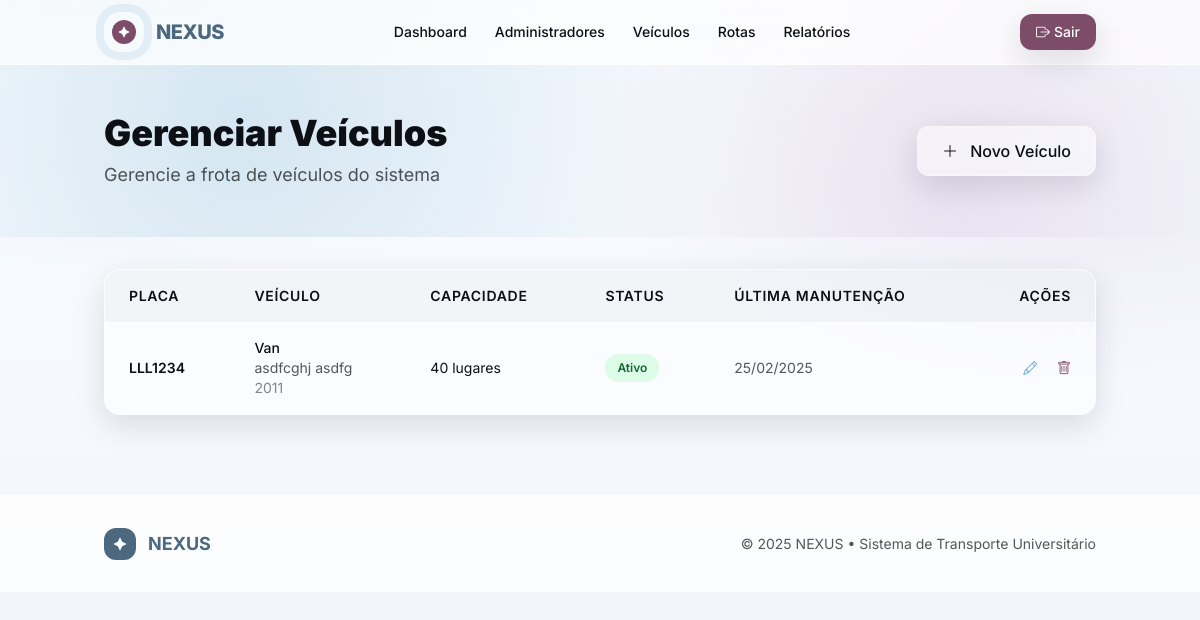
Page /manager/vehicles (signed in) on the committed database.
### tables this page shows
CREATE TABLE `vehicles` (
  `id` int(11) NOT NULL,
  `type` varchar(50) NOT NULL,
  `plate` varchar(10) NOT NULL,
  `model` varchar(50) NOT NULL,
  `brand` varchar(50) NOT NULL,
  `year` int(11) NOT NULL,
  `capacity` int(11) NOT NULL,
  `driver_id` int(11) DEFAULT NULL,
  `mileage` int(11) DEFAULT 0,
  `fuel_type` varchar(20) DEFAULT NULL,
  `status` enum('Ativo','Inativo','Em Manutenção') DEFAULT 'Ativo',
  `last_maintenance` date NOT NULL,
  `next_maintenance` date DEFAULT NULL,
  `chassis_number` varchar(17) DEFAULT NULL,
  `notes` text DEFAULT NULL,
  `active` tinyint(1) DEFAULT 1,
  `created_at` timestamp NOT NULL DEFAULT current_timestamp(),
  `updated_at` timestamp NOT NULL DEFAULT current_timestamp() ON UPDATE current_timestamp()
);

### app/controllers/VehicleController.php (called while the page is built, shortened)
<?php
require_once __DIR__ . '/../models/Vehicle.php';
class VehicleController extends BaseController {
    private $vehicle;
    public function __construct() {
        $this->vehicle = new Vehicle();
    }
    public function index() {
        $vehicles = $this->vehicle->getAll();
        require __DIR__ . '/../views/manager/vehicles/index.php';
    }
}

### index.php (called while the page is built, shortened)
<?php
require_once 'app/core/Router.php';
require_once 'app/controllers/VehicleController.php';
$router = new Router();
$router->addRoute('GET', '/', 'HomeController@about');
$router->addRoute('GET', '/home/about', 'HomeController@about');
$router->addRoute('GET', '/login', 'AuthController@login');
$router->addRoute('POST', '/login', 'AuthController@login');
$router->addRoute('GET', '/register', 'AuthController@register');
$router->addRoute('POST', '/register', 'AuthController@register');
$router->addRoute('GET', '/logout', 'AuthController@logout');
$router->addRoute('GET', '/dashboard', 'DashboardController@index');
$router->addRoute('GET', '/student/reservations', 'StudentController@reservations');
$router->addRoute('POST', '/student/reservations', 'StudentController@reservations');
$router->addRoute('POST', '/student/cancel-reservation', 'StudentController@cancelReservation');
$router->addRoute('GET', '/student/profile', 'StudentController@profile');
$router->addRoute('GET', '/student/digital-card', 'StudentController@digitalCard');
$router->addRoute('GET', '/manager/vehicles', 'VehicleController@index');
$router->addRoute('GET', '/manager/vehicles/create', 'VehicleController@create');
$router->addRoute('POST', '/manager/vehicles', 'VehicleController@store');
$router->addRoute('GET', '/manager/vehicles/edit/{id}', 'VehicleController@edit');
$router->addRoute('POST', '/manager/vehicles/update/{id}', 'VehicleController@update');
$router->addRoute('POST', '/manager/vehicles/delete/{id}', 'VehicleController@delete');
$router->addRoute('GET', '/manager/routes', 'RouteController@index');
$router->addRoute('GET', '/manager/routes/create', 'RouteController@create');
$router->addRoute('POST', '/manager/routes', 'RouteController@store');
$router->addRoute('GET', '/manager/routes/edit/{id}', 'RouteController@edit');
$router->addRoute('POST', '/manager/routes/update/{id}', 'RouteController@update');
$router->addRoute('POST', '/manager/routes/delete/{id}', 'RouteController@delete');
$router->addRoute('GET', '/manager/users', 'UserController@index');
$router->addRoute('GET', '/manager/users/create', 'UserController@create');
$router->addRoute('POST', '/manager/users', 'UserController@store');
$router->addRoute('GET', '/manager/users/edit/{id}', 'UserController@edit');
$router->addRoute('POST', '/manager/users/update/{id}', 'UserController@update');
$router->addRoute('POST', '/manager/users/delete/{id}', 'UserController@delete');
$router->addRoute('GET', '/driver/scan/checkin', 'DriverController@checkin');
$router->addRoute('POST', '/driver/scan/checkin', 'DriverController@checkin');
$router->addRoute('GET', '/driver/definition/vehicle', 'DriverController@selectVehicle');
$router->addRoute('POST', '/driver/definition/vehicle', 'DriverController@selectVehicle');
$router->addRoute('GET', '/driver/passengers', 'DriverController@passengersByRoute');
$router->addRoute('GET', '/driver/definition/routes', 'DriverController@manageRoutes');
$router->addRoute('POST', '/driver/definition/routes', 'DriverController@manageRoutes');
$router->addRoute('GET', '/driver/reports/attendance-report', 'DriverController@attendanceReport');
$router->addRoute('GET', '/driver/communication', 'DriverController@communication');
$router->addRoute('GET', '/driver/definition/profile', 'DriverController@profile');
$router->addRoute('POST', '/driver/definition/profile', 'DriverController@profile');
$router->addRoute('GET', '/driver/definition/requests', 'DriverController@requests');
$router->addRoute('POST', '/driver/definition/requests', 'DriverController@requests');
$router->addRoute('GET', '/driver/reports/import', 'DriverController@importReservations');
$router->addRoute('POST', '/driver/reports/import', 'DriverController@importReservations');
$router->addRoute('GET', '/driver/definition/return-routes', 'DriverController@setReturnRoute');
$router->addRoute('POST', '/driver/definition/return-routes', 'DriverController@setReturnRoute');
$router->addRoute('GET', '/driver/reports/export', 'DriverController@exportReports');
$router->addRoute('GET', '/student/definition/reservations', 'StudentController@reservations');
$router->addRoute('POST', '/student/definition/reservations', 'StudentController@reservations');
$router->addRoute('POST', '/student/definition/cancel-reservation', 'StudentController@cancelReservation');
$router->addRoute('GET', '/student/definition/profile', 'StudentController@profile');
$router->addRoute('POST', '/student/definition/profile', 'StudentController@profile');
$router->addRoute('GET', '/student/card/digital-card', 'StudentController@digitalCard');
$router->addRoute('GET', '/student/definition/return-routes', 'StudentController@returnRoutes');
$router->dispatch();
?>

### app/config/database.php (called while the page is built)
<?php
class DatabaseConfig {
    private static $host = 'localhost';
    private static $dbname = 'nexus';
    private static $username = 'root';
    private static $password = '';
    public static function getConnection() {
        try {
            $conn = new PDO(
                "mysql:host=" . self::$host . ";dbname=" . self::$dbname . ";charset=utf8",
                self::$username,
                self::$password,
                [
                    PDO::ATTR_ERRMODE => PDO::ERRMODE_EXCEPTION,
                    PDO::ATTR_DEFAULT_FETCH_MODE => PDO::FETCH_ASSOC
                ]
            );
            return $conn;
        } catch (PDOException $e) {
            die("Erro de conexão: " . $e->getMessage());
        }
    }
}
?>

### app/models/Vehicle.php (called while the page is built, shortened)
<?php
require_once 'Database.php';
class Vehicle extends Database {
    public function getAll() {
        $sql = "SELECT * FROM vehicles ORDER BY created_at DESC";
        try {
            $stmt = $this->executeQuery($sql);
            return $this->fetchAll($stmt);
        } catch (PDOException $e) {
            error_log("Erro ao listar veículos: " . $e->getMessage());
            return [];
        }
    }
}

### app/models/Database.php (called while the page is built, shortened)
<?php
require_once __DIR__ . '/../config/database.php';
class Database {
    protected $conn;
    public function __construct() {
        $this->conn = DatabaseConfig::getConnection();
    }
    public function executeQuery($sql, $params = []) {
        $stmt = $this->conn->prepare($sql);
        $stmt->execute($params);
        return $stmt;
    }
    public function fetchAll($stmt) {
        return $stmt->fetchAll(PDO::FETCH_ASSOC);
    }
}
?>

### app/views/manager/vehicles/index.php (the view, shortened to what this page needs)
<?php require_once __DIR__ . '/../../layouts/header.php'; ?>
<section class="gradient-hero py-12">
    <div class="container mx-auto px-4">
        <div class="flex flex-col md:flex-row justify-between items-start md:items-center gap-6">
            <div>
                <h1 class="text-3xl md:text-4xl font-black text-nexus-ink mb-2">
                    Gerenciar Veículos
                </h1>
                <p class="text-nexus-ink/70 text-lg">Gerencie a frota de veículos do sistema</p>
            </div>
            <a href="/nexus/manager/vehicles/create" class="frost px-6 py-3 rounded-xl text-nexus-ink font-medium shadow-soft hover:shadow-glow transition-all border border-white/40">
                <i class="bi bi-plus-lg mr-2"></i> Novo Veículo
            </a>
        </div>
    </div>
</section>
<main class="container mx-auto py-8 px-4">
    <div class="frost rounded-2xl shadow-soft overflow-hidden" data-aos="fade-up">
        <div class="overflow-x-auto">
            <table class="w-full">
                <thead class="bg-nexus-a/5">
                    <tr>
                        <th class="px-6 py-4 text-left text-sm font-semibold text-nexus-ink uppercase tracking-wider">
                            Placa
                        </th>
                        <th class="px-6 py-4 text-left text-sm font-semibold text-nexus-ink uppercase tracking-wider">
                            Veículo
                        </th>
                        <th class="px-6 py-4 text-left text-sm font-semibold text-nexus-ink uppercase tracking-wider">
                            Capacidade
                        </th>
                        <th class="px-6 py-4 text-left text-sm font-semibold text-nexus-ink uppercase tracking-wider">
                            Status
                        </th>
                        <th class="px-6 py-4 text-left text-sm font-semibold text-nexus-ink uppercase tracking-wider">
                            Última Manutenção
                        </th>
                        <th class="px-6 py-4 text-right text-sm font-semibold text-nexus-ink uppercase tracking-wider">
                            Ações
                        </th>
                    </tr>
                </thead>
                <tbody class="divide-y divide-nexus-ink/10">
                    <?php foreach ($vehicles as $vehicle): ?>
                    <tr class="hover:bg-nexus-b/5 transition-colors">
                        <td class="px-6 py-4 whitespace-nowrap">
                            <div class="text-sm font-semibold text-nexus-ink">
                                <?php echo htmlspecialchars($vehicle['plate']); ?>
                            </div>
                        </td>
                        <td class="px-6 py-4">
                            <div class="text-sm font-medium text-nexus-ink">
                                <?php echo htmlspecialchars($vehicle['type']); ?>
                            </div>
                            <div class="text-sm text-nexus-ink/70">
                                <?php echo htmlspecialchars($vehicle['brand'] . ' ' . $vehicle['model']); ?>
                            </div>
                            <div class="text-sm text-nexus-ink/50">
                                <?php echo htmlspecialchars($vehicle['year']); ?>
                            </div>
                        </td>
                        <td class="px-6 py-4 whitespace-nowrap">
                            <div class="text-sm text-nexus-ink">
                                <?php echo htmlspecialchars($vehicle['capacity']); ?> lugares
                            </div>
                        </td>
                        <td class="px-6 py-4 whitespace-nowrap">
                            <span class="px-3 py-1 inline-flex text-xs leading-5 font-semibold rounded-full
                                <?php
                                $statusClass = match($vehicle['status']) {
                                    'Ativo' => 'bg-green-100 text-green-800',
                                    'Em Manutenção' => 'bg-yellow-100 text-yellow-800',
                                    'Em Reparo' => 'bg-orange-100 text-orange-800',
                                    'Inativo' => 'bg-red-100 text-red-800',
                                    'Vendido' => 'bg-gray-100 text-gray-800',
                                    default => 'bg-gray-100 text-gray-800'
                                };
                                echo $statusClass;
                                ?>">
                                <?php echo htmlspecialchars($vehicle['status']);
                                ?>
                            </span>
                        </td>
                        <td class="px-6 py-4 whitespace-nowrap text-sm text-nexus-ink/70">
                            <?php echo $vehicle['last_maintenance'] ? date('d/m/Y', strtotime($vehicle['last_maintenance'])) : 'N/A'; ?>
                        </td>
                        <td class="px-6 py-4 whitespace-nowrap text-right text-sm font-medium">
                            <a href="/nexus/manager/vehicles/edit/<?php echo $vehicle['id']; ?>"
                               class="text-nexus-b hover:text-nexus-a mr-4 transition-colors" title="Editar">
                                <i class="bi bi-pencil"></i>
                            </a>
                            <button onclick="confirmDelete(<?php echo $vehicle['id']; ?>)"
                                    class="text-nexus-f hover:text-nexus-e transition-colors" title="Excluir">
                                <i class="bi bi-trash"></i>
                            </button>
                        </td>
                    </tr>
                    <?php endforeach; ?>
                </tbody>
            </table>
        </div>
    </div>
</main>
<?php require_once __DIR__ . '/../../layouts/footer.php'; ?>

### app/core/Router.php (shortened to what this page needs)
<?php
class Router {
    private $routes = [];
    public function addRoute($method, $path, $controllerAction) {
        $this->routes[] = [
            'method' => $method,
            'path' => $path,
            'controllerAction' => $controllerAction
        ];
    }
    public function dispatch() {
        $requestMethod = $_SERVER['REQUEST_METHOD'];
        $requestUri = parse_url($_SERVER['REQUEST_URI'], PHP_URL_PATH);
        $scriptName = $_SERVER['SCRIPT_NAME'];
        $baseDir = rtrim(dirname($scriptName), '\\/');
        if ($baseDir && $baseDir !== '.') {
            if (strpos($requestUri, $baseDir) === 0) {
                $requestUri = substr($requestUri, strlen($baseDir));
            }
        }
        foreach ($this->routes as $route) {
            $pattern = preg_replace('/\{([a-zA-Z]+)\}/', '(?P<\1>[^/]+)', $route['path']);
            $pattern = '@^' . $pattern . '$@D';
            if ($route['method'] === $requestMethod && preg_match($pattern, $requestUri, $matches)) {
                list($controller, $action) = explode('@', $route['controllerAction']);
                $controllerInstance = new $controller();
                $params = array_filter($matches, function($key) {
                    return !is_numeric($key);
                }, ARRAY_FILTER_USE_KEY);
                call_user_func_array([$controllerInstance, $action], array_values($params));
                return;
            }
        }
    }
}
?>

### app/views/layouts/header.php (style rules this page uses)
:root { --nexus-a:#4b687f; --nexus-b:#63a8ca; --nexus-c:#85b0d8; --nexus-d:#af91bd; --nexus-e:#966e92; --nexus-f:#7c4c68; }
.gradient-surface { background-image: radial-gradient(1200px 600px at 10% -10%, rgba(99,168,202,.25), transparent 60%), radial-gradient(900px 500px at 90% 10%, rgba(175,145,189,.22), transparent 60%), linear-gradient(180deg, #fbfcff 0%, #f5f7fd 60%, #eef2f7 100%); }
.gradient-hero { background-image: radial-gradient(800px 800px at 20% 30%, rgba(99,168,202,.25), transparent 60%), radial-gradient(600px 600px at 80% 70%, rgba(175,145,189,.22), transparent 60%), linear-gradient(135deg, #fbfcff 0%, #f5f7fd 100%); }
.frost { backdrop-filter: blur(16px) saturate(130%); background: rgba(255,255,255,.5); border: 1px solid rgba(255,255,255,.4); }

### rows in the picture
vehicles: plate "LLL1234", type "Van", brand+model "asdfcghj asdfg", year "2011", capacity "40", status "Ativo", last_maintenance "25/02/2025"
